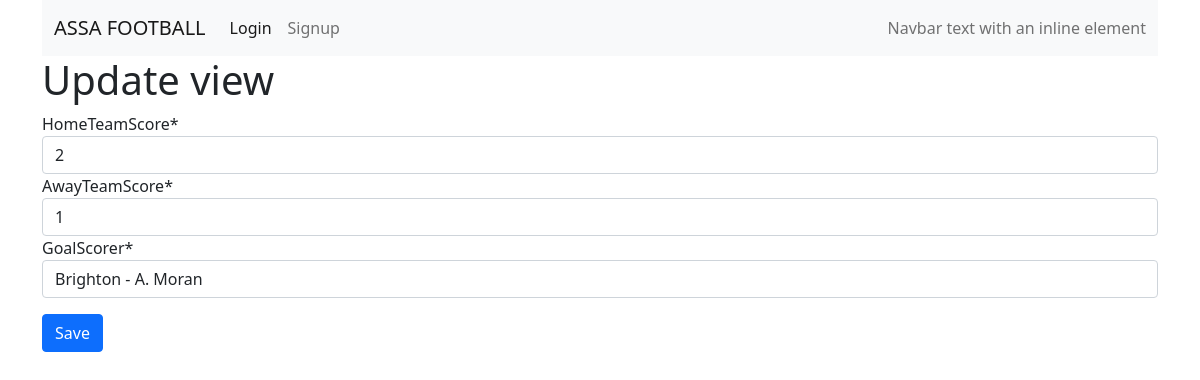
The page /predictions/6/edit on the database its author committed.
### predictor/models.py (models this page shows, shortened)
class MatchPrediction(models.Model):
    match = models.ForeignKey(Match, on_delete=models.CASCADE)
    homeTeamScore = models.PositiveIntegerField()
    awayTeamScore = models.PositiveIntegerField()
    user = models.ForeignKey(User, on_delete=models.CASCADE)
    goalScorer = models.ForeignKey(Player, on_delete=models.CASCADE)
    checked = models.BooleanField(default=False)
    points = models.PositiveIntegerField(blank=True, null=True)
    def __str__(self):
        return f'MD:{self.pk}-{self.match.matchday}-{self.user}-{self.match.hTeam} {self.homeTeamScore} : {self.awayTeamScore} {self.match.aTeam}'

### predictor/views.py (the view)
# urls.py: path('predictions/<int:pk>/edit', MatchPredictionUpdateView.as_view(), name='prediction_update'),
class MatchPredictionUpdateView(UpdateView):
    model = MatchPrediction
    template_name = 'predictor/prediction_edit.html'
    context_object_name = 'prediction'
    form = MatchPredictionForm()
    model = MatchPrediction
    fields = ['homeTeamScore','awayTeamScore','goalScorer']
    success_url = '/predictions/'
    def get_context_data(self, **kwargs):
        context = super().get_context_data(**kwargs)
        context['key'] = config.key
        print(context)
        return context

### predictor/models.py (called while the page is built)
    def __str__(self):
        return self.name

    def __str__(self):
        return f'{self.team} - {self.name}'

### predictor/templates/predictor/prediction_edit.html (shortened to what this page needs)
{% extends 'base.html' %}
{% load crispy_forms_tags %}
{% block content %}
    <h1>Update view</h1>
    <form action="" method="post">
        {{form|crispy}}
        <button class="btn btn-primary my-3" type="submit">Save</button>
    </form>
{% endblock content %}

### rows shown on the page
MatchPrediction: homeTeamScore "2", awayTeamScore "1", goalScorer "Brighton - A. Moran"
